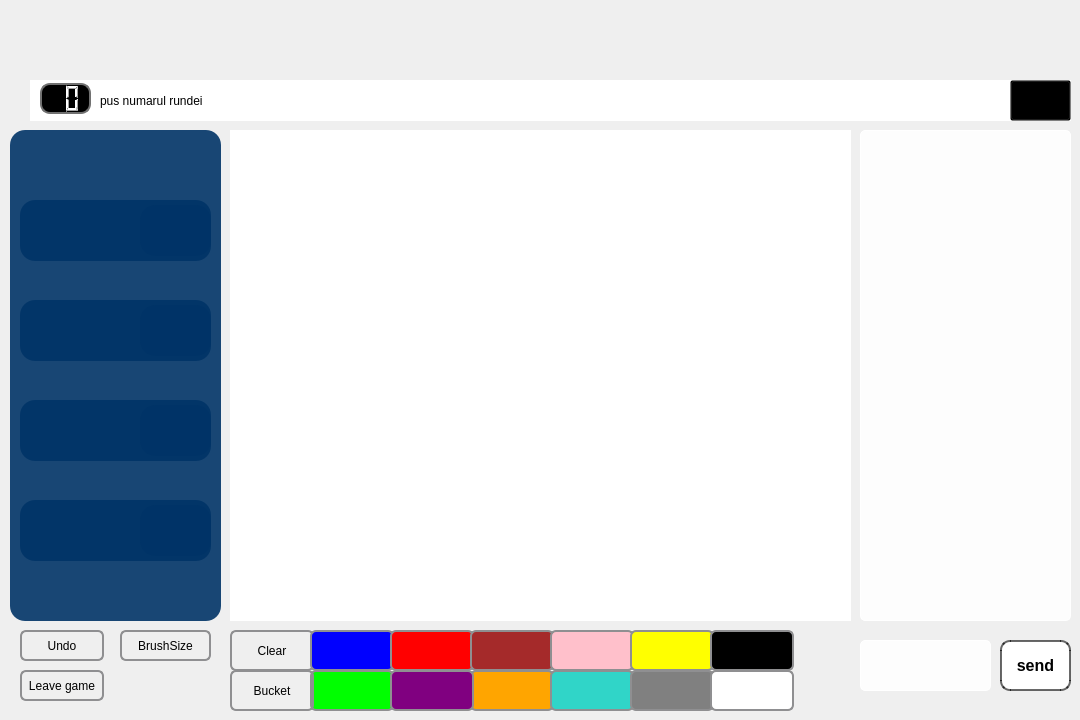
<?xml version="1.0" encoding="UTF-8"?>
<ui version="4.0">
 <class>GameClass</class>
 <widget class="QMainWindow" name="GameClass">
  <property name="geometry">
   <rect>
    <x>0</x>
    <y>0</y>
    <width>1080</width>
    <height>720</height>
   </rect>
  </property>
  <property name="minimumSize">
   <size>
    <width>1080</width>
    <height>720</height>
   </size>
  </property>
  <property name="maximumSize">
   <size>
    <width>1080</width>
    <height>720</height>
   </size>
  </property>
  <property name="windowTitle">
   <string>Game</string>
  </property>
  <widget class="QWidget" name="centralWidget">
   <widget class="QLabel" name="background">
    <property name="geometry">
     <rect>
      <x>0</x>
      <y>0</y>
      <width>1080</width>
      <height>720</height>
     </rect>
    </property>
    <property name="styleSheet">
     <string notr="true">background-image: url(:/background/pattern.png);</string>
    </property>
    <property name="text">
     <string/>
    </property>
    <property name="scaledContents">
     <bool>true</bool>
    </property>
   </widget>
   <widget class="QLabel" name="logo">
    <property name="geometry">
     <rect>
      <x>30</x>
      <y>20</y>
      <width>201</width>
      <height>51</height>
     </rect>
    </property>
    <property name="styleSheet">
     <string notr="true">QLabel
{
background: transparent;
border-image: url(:/background/logo.png);
}</string>
    </property>
    <property name="text">
     <string/>
    </property>
   </widget>
   <widget class="DrawingWidget" name="drawingArea">
    <property name="geometry">
     <rect>
      <x>230</x>
      <y>130</y>
      <width>621</width>
      <height>491</height>
     </rect>
    </property>
    <property name="styleSheet">
     <string notr="true">background-color: rgb(255, 255, 255);</string>
    </property>
    <property name="text">
     <string notr="true"/>
    </property>
   </widget>
   <widget class="QLabel" name="topFrame">
    <property name="geometry">
     <rect>
      <x>30</x>
      <y>80</y>
      <width>1041</width>
      <height>41</height>
     </rect>
    </property>
    <property name="styleSheet">
     <string notr="true">background-color: rgb(255, 255, 255);</string>
    </property>
    <property name="text">
     <string/>
    </property>
   </widget>
   <widget class="QLabel" name="roundLabel">
    <property name="geometry">
     <rect>
      <x>100</x>
      <y>80</y>
      <width>111</width>
      <height>41</height>
     </rect>
    </property>
    <property name="styleSheet">
     <string notr="true">QLabel{
background: transparent;
}</string>
    </property>
    <property name="text">
     <string>pus numarul rundei</string>
    </property>
   </widget>
   <widget class="QPlainTextEdit" name="chat">
    <property name="geometry">
     <rect>
      <x>860</x>
      <y>130</y>
      <width>211</width>
      <height>491</height>
     </rect>
    </property>
    <property name="styleSheet">
     <string notr="true">QPlainTextEdit {
	background:transparent;
    background-color: rgba(255, 255, 255, 0.9); /* Alb cu transparență pentru a lăsa să se întrevadă fundalul */
    color: rgb(0, 0, 0); /* Textul în culoarea neagră pentru citire ușoară */
    border: 1px solid rgb(255, 255, 255); /* Bordură albă clară */
    border-radius: 5px; /* Margini rotunjite */
    padding: 5px; /* Spațiere internă pentru text */
    font-size: 16px; /* Mărimea fontului adecvată */

}</string>
    </property>
    <property name="inputMethodHints">
     <set>Qt::ImhNoEditMenu|Qt::ImhNoTextHandles</set>
    </property>
    <property name="readOnly">
     <bool>true</bool>
    </property>
   </widget>
   <widget class="QPushButton" name="SendMesageButton">
    <property name="geometry">
     <rect>
      <x>1000</x>
      <y>640</y>
      <width>71</width>
      <height>51</height>
     </rect>
    </property>
    <property name="styleSheet">
     <string notr="true">QPushButton {
background:transparent;
    background-color: rgb(255, 255, 255);
    color: rgb(0, 0, 0); /* text negru */
    border-style: solid;
    border-width: 2px;
    border-radius: 10px; /* colțuri rotunjite */
    border-color: rgba(0, 0, 0, 150);
    padding: 5px;
    font-size: 16px;
    font-weight: bold;
}

QPushButton:hover {
    background-color: rgba(255, 255, 255, 200); /* mai puțin transparent când treci cu mouse-ul peste */
}

QPushButton:pressed {
    background-color: rgba(255, 255, 255, 100); /* mai transparent când este apăsat */
}
</string>
    </property>
    <property name="text">
     <string>send</string>
    </property>
   </widget>
   <widget class="QTextEdit" name="textEdit">
    <property name="geometry">
     <rect>
      <x>860</x>
      <y>640</y>
      <width>131</width>
      <height>51</height>
     </rect>
    </property>
    <property name="styleSheet">
     <string notr="true">QTextEdit {
	background:transparent;
    background-color: rgba(255, 255, 255, 0.9); /* Alb cu transparență pentru a lăsa să se întrevadă fundalul */
    color: rgb(0, 0, 0); /* Textul în culoarea neagră pentru citire ușoară */
    border: 1px solid rgb(255, 255, 255); /* Bordură albă clară */
    border-radius: 5px; /* Margini rotunjite */
    padding: 5px; /* Spațiere internă pentru text */
    font-size: 16px; /* Mărimea fontului adecvată */

}</string>
    </property>
   </widget>
   <widget class="QPushButton" name="SettingsButton">
    <property name="geometry">
     <rect>
      <x>1010</x>
      <y>80</y>
      <width>61</width>
      <height>41</height>
     </rect>
    </property>
    <property name="styleSheet">
     <string notr="true">QPushButton{
image: url(:/background/settings.gif);
background-color: rgb(255, 255, 255);
background: transparent;
}</string>
    </property>
    <property name="text">
     <string/>
    </property>
   </widget>
   <widget class="QPushButton" name="Clear">
    <property name="geometry">
     <rect>
      <x>230</x>
      <y>630</y>
      <width>84</width>
      <height>41</height>
     </rect>
    </property>
    <property name="styleSheet">
     <string notr="true">QPushButton {
    border: 2px solid #8f8f91;
    border-radius: 6px;
    background-color: qlineargradient(x1:0, y1:0, x2:0, y2:1,
                                      stop:0 #f6f7fa, stop:1 #dadbde);
    min-width: 80px;
}

QPushButton:pressed 
{
    background-color: qlineargradient(x1:0, y1:0, x2:0, y2:1,
                                      stop:0 #dadbde, stop:1 #f6f7fa);
}

QPushButton:flat 
{
    border: none; /* no border for a flat push button */
}

QPushButton:default
 {
    border-color: navy; /* make the default button prominent */
}</string>
    </property>
    <property name="text">
     <string>Clear</string>
    </property>
   </widget>
   <widget class="QPushButton" name="Albastru">
    <property name="geometry">
     <rect>
      <x>310</x>
      <y>630</y>
      <width>84</width>
      <height>41</height>
     </rect>
    </property>
    <property name="styleSheet">
     <string notr="true">QPushButton
 {
    border: 2px solid #8f8f91;
    border-radius: 6px;
    background-color: rgb(0, 0, 255);
    min-width: 80px;
}

QPushButton:pressed 
{
    background-color: qlineargradient(x1:0, y1:0, x2:0, y2:1,
                                      stop:0 #dadbde, stop:1 #f6f7fa);
}

QPushButton:flat 
{
    border: none; /* no border for a flat push button */
}

QPushButton:default 
{
    border-color: navy; /* make the default button prominent */
}</string>
    </property>
    <property name="text">
     <string/>
    </property>
   </widget>
   <widget class="QPushButton" name="Verde">
    <property name="geometry">
     <rect>
      <x>310</x>
      <y>670</y>
      <width>84</width>
      <height>41</height>
     </rect>
    </property>
    <property name="styleSheet">
     <string notr="true">QPushButton
 {
    border: 2px solid #8f8f91;
    border-radius: 6px;
    background-color: rgb(0, 255, 0);
    min-width: 80px;
}

QPushButton:pressed 
{
    background-color: qlineargradient(x1:0, y1:0, x2:0, y2:1,
                                      stop:0 #dadbde, stop:1 #f6f7fa);
}

QPushButton:flat 
{
    border: none; /* no border for a flat push button */
}

QPushButton:default 
{
    border-color: navy; /* make the default button prominent */
}</string>
    </property>
    <property name="text">
     <string/>
    </property>
   </widget>
   <widget class="QPushButton" name="Rosu">
    <property name="geometry">
     <rect>
      <x>390</x>
      <y>630</y>
      <width>84</width>
      <height>41</height>
     </rect>
    </property>
    <property name="styleSheet">
     <string notr="true">QPushButton
 {
    border: 2px solid #8f8f91;
    border-radius: 6px;
    background-color: rgb(255, 0, 0);
    min-width: 80px;
}

QPushButton:pressed 
{
    background-color: qlineargradient(x1:0, y1:0, x2:0, y2:1,
                                      stop:0 #dadbde, stop:1 #f6f7fa);
}

QPushButton:flat 
{
    border: none; /* no border for a flat push button */
}

QPushButton:default 
{
    border-color: navy; /* make the default button prominent */
}</string>
    </property>
    <property name="text">
     <string/>
    </property>
   </widget>
   <widget class="QPushButton" name="Orange">
    <property name="geometry">
     <rect>
      <x>470</x>
      <y>670</y>
      <width>84</width>
      <height>41</height>
     </rect>
    </property>
    <property name="styleSheet">
     <string notr="true">QPushButton
 {
    border: 2px solid #8f8f91;
    border-radius: 6px;
    background-color: #FFA500;
    min-width: 80px;
}

QPushButton:pressed 
{
    background-color: qlineargradient(x1:0, y1:0, x2:0, y2:1,
                                      stop:0 #dadbde, stop:1 #f6f7fa);
}

QPushButton:flat 
{
    border: none; /* no border for a flat push button */
}

QPushButton:default 
{
    border-color: navy; /* make the default button prominent */
}</string>
    </property>
    <property name="text">
     <string/>
    </property>
   </widget>
   <widget class="QPushButton" name="Purple">
    <property name="geometry">
     <rect>
      <x>390</x>
      <y>670</y>
      <width>84</width>
      <height>41</height>
     </rect>
    </property>
    <property name="styleSheet">
     <string notr="true">QPushButton
 {
    border: 2px solid #8f8f91;
    border-radius: 6px;
    background-color: #800080;
    min-width: 80px;
}

QPushButton:pressed 
{
    background-color: qlineargradient(x1:0, y1:0, x2:0, y2:1,
                                      stop:0 #dadbde, stop:1 #f6f7fa);
}

QPushButton:flat 
{
    border: none; /* no border for a flat push button */
}

QPushButton:default 
{
    border-color: navy; /* make the default button prominent */
}</string>
    </property>
    <property name="text">
     <string/>
    </property>
   </widget>
   <widget class="QPushButton" name="Brown">
    <property name="geometry">
     <rect>
      <x>470</x>
      <y>630</y>
      <width>84</width>
      <height>41</height>
     </rect>
    </property>
    <property name="styleSheet">
     <string notr="true">QPushButton
 {
    border: 2px solid #8f8f91;
    border-radius: 6px;
    background-color: #A52A2A;
    min-width: 80px;
}

QPushButton:pressed 
{
    background-color: qlineargradient(x1:0, y1:0, x2:0, y2:1,
                                      stop:0 #dadbde, stop:1 #f6f7fa);
}

QPushButton:flat 
{
    border: none; /* no border for a flat push button */
}

QPushButton:default 
{
    border-color: navy; /* make the default button prominent */
}</string>
    </property>
    <property name="text">
     <string/>
    </property>
   </widget>
   <widget class="QPushButton" name="Pink">
    <property name="geometry">
     <rect>
      <x>550</x>
      <y>630</y>
      <width>84</width>
      <height>41</height>
     </rect>
    </property>
    <property name="styleSheet">
     <string notr="true">QPushButton
 {
    border: 2px solid #8f8f91;
    border-radius: 6px;
    background-color: #FFC0CB;
    min-width: 80px;
}

QPushButton:pressed 
{
    background-color: qlineargradient(x1:0, y1:0, x2:0, y2:1,
                                      stop:0 #dadbde, stop:1 #f6f7fa);
}

QPushButton:flat 
{
    border: none; /* no border for a flat push button */
}

QPushButton:default 
{
    border-color: navy; /* make the default button prominent */
}</string>
    </property>
    <property name="text">
     <string/>
    </property>
   </widget>
   <widget class="QPushButton" name="Yellow">
    <property name="geometry">
     <rect>
      <x>630</x>
      <y>630</y>
      <width>84</width>
      <height>41</height>
     </rect>
    </property>
    <property name="styleSheet">
     <string notr="true">QPushButton
 {
    border: 2px solid #8f8f91;
    border-radius: 6px;
    background-color: #FFFF00;
    min-width: 80px;
}

QPushButton:pressed 
{
    background-color: qlineargradient(x1:0, y1:0, x2:0, y2:1,
                                      stop:0 #dadbde, stop:1 #f6f7fa);
}

QPushButton:flat 
{
    border: none; /* no border for a flat push button */
}

QPushButton:default 
{
    border-color: navy; /* make the default button prominent */
}</string>
    </property>
    <property name="text">
     <string/>
    </property>
   </widget>
   <widget class="QPushButton" name="Black">
    <property name="geometry">
     <rect>
      <x>710</x>
      <y>630</y>
      <width>84</width>
      <height>41</height>
     </rect>
    </property>
    <property name="styleSheet">
     <string notr="true">QPushButton
 {
    border: 2px solid #8f8f91;
    border-radius: 6px;
 	background-color: #000000;
    min-width: 80px;
}

QPushButton:pressed 
{
    background-color: qlineargradient(x1:0, y1:0, x2:0, y2:1,
                                      stop:0 #dadbde, stop:1 #f6f7fa);
}

QPushButton:flat 
{
    border: none; /* no border for a flat push button */
}

QPushButton:default 
{
    border-color: navy; /* make the default button prominent */
}</string>
    </property>
    <property name="text">
     <string/>
    </property>
   </widget>
   <widget class="QPushButton" name="Turquoise">
    <property name="geometry">
     <rect>
      <x>550</x>
      <y>670</y>
      <width>84</width>
      <height>41</height>
     </rect>
    </property>
    <property name="styleSheet">
     <string notr="true">QPushButton
 {
    border: 2px solid #8f8f91;
    border-radius: 6px;
	background-color: #30D5C8;
    min-width: 80px;
}

QPushButton:pressed 
{
    background-color: qlineargradient(x1:0, y1:0, x2:0, y2:1,
                                      stop:0 #dadbde, stop:1 #f6f7fa);
}

QPushButton:flat 
{
    border: none; /* no border for a flat push button */
}

QPushButton:default 
{
    border-color: navy; /* make the default button prominent */
}</string>
    </property>
    <property name="text">
     <string/>
    </property>
   </widget>
   <widget class="QPushButton" name="Grey">
    <property name="geometry">
     <rect>
      <x>630</x>
      <y>670</y>
      <width>84</width>
      <height>41</height>
     </rect>
    </property>
    <property name="styleSheet">
     <string notr="true">QPushButton
 {
    border: 2px solid #8f8f91;
    border-radius: 6px;
    background-color: #808080;
    min-width: 80px;
}

QPushButton:pressed 
{
    background-color: qlineargradient(x1:0, y1:0, x2:0, y2:1,
                                      stop:0 #dadbde, stop:1 #f6f7fa);
}

QPushButton:flat 
{
    border: none; /* no border for a flat push button */
}

QPushButton:default 
{
    border-color: navy; /* make the default button prominent */
}</string>
    </property>
    <property name="text">
     <string/>
    </property>
   </widget>
   <widget class="QPushButton" name="White">
    <property name="geometry">
     <rect>
      <x>710</x>
      <y>670</y>
      <width>84</width>
      <height>41</height>
     </rect>
    </property>
    <property name="styleSheet">
     <string notr="true">QPushButton
 {
    border: 2px solid #8f8f91;
    border-radius: 6px;
    background-color: #FFFFFF;
    min-width: 80px;
}

QPushButton:pressed 
{
    background-color: qlineargradient(x1:0, y1:0, x2:0, y2:1,
                                      stop:0 #dadbde, stop:1 #f6f7fa);
}

QPushButton:flat 
{
    border: none; /* no border for a flat push button */
}

QPushButton:default 
{
    border-color: navy; /* make the default button prominent */
}</string>
    </property>
    <property name="text">
     <string/>
    </property>
   </widget>
   <widget class="QFrame" name="frame_2">
    <property name="geometry">
     <rect>
      <x>10</x>
      <y>130</y>
      <width>211</width>
      <height>491</height>
     </rect>
    </property>
    <property name="styleSheet">
     <string notr="true">QFrame {background:transparent;
 background-color: rgba(0, 51, 102, 0.9); /* Albastru închis cu transparență mai mare */
    border-radius: 15px; /* Colțuri rotunjite */}</string>
    </property>
    <property name="frameShape">
     <enum>QFrame::StyledPanel</enum>
    </property>
    <property name="frameShadow">
     <enum>QFrame::Raised</enum>
    </property>
    <widget class="QLabel" name="player1_3">
     <property name="geometry">
      <rect>
       <x>10</x>
       <y>70</y>
       <width>191</width>
       <height>61</height>
      </rect>
     </property>
     <property name="styleSheet">
      <string notr="true">QLabel {
    color: rgb(255, 255, 255); /* Text alb pentru contrast maxim */
    font-size: 18px; /* Mărimea fontului pentru lizibilitate îmbunătățită */
    font-weight: bold; /* Font îngroșat pentru a ieși în evidență */
  
}</string>
     </property>
     <property name="text">
      <string>&lt;html&gt;&lt;head/&gt;&lt;body&gt;&lt;p&gt;&lt;br/&gt;&lt;/p&gt;&lt;/body&gt;&lt;/html&gt;</string>
     </property>
     <property name="alignment">
      <set>Qt::AlignLeading|Qt::AlignLeft|Qt::AlignVCenter</set>
     </property>
    </widget>
    <widget class="QLabel" name="player2_3">
     <property name="geometry">
      <rect>
       <x>10</x>
       <y>170</y>
       <width>191</width>
       <height>61</height>
      </rect>
     </property>
     <property name="styleSheet">
      <string notr="true">QLabel {
    color: rgb(255, 255, 255); /* Text alb pentru contrast maxim */
    font-size: 18px; /* Mărimea fontului pentru lizibilitate îmbunătățită */
    font-weight: bold; /* Font îngroșat pentru a ieși în evidență */
  
}</string>
     </property>
     <property name="text">
      <string>&lt;html&gt;&lt;head/&gt;&lt;body&gt;&lt;p align=&quot;center&quot;&gt;&lt;span style=&quot;font-family:'Times New Roman'; font-size:15pt; font-weight:700;  color:#ffffff;&quot;&gt;&lt;/span&gt;&lt;/p&gt;&lt;/body&gt;&lt;/html&gt;</string>
     </property>
     <property name="alignment">
      <set>Qt::AlignLeading|Qt::AlignLeft|Qt::AlignVCenter</set>
     </property>
    </widget>
    <widget class="QLabel" name="player3_3">
     <property name="geometry">
      <rect>
       <x>10</x>
       <y>270</y>
       <width>191</width>
       <height>61</height>
      </rect>
     </property>
     <property name="styleSheet">
      <string notr="true">QLabel {
    color: rgb(255, 255, 255); /* Text alb pentru contrast maxim */
    font-size: 18px; /* Mărimea fontului pentru lizibilitate îmbunătățită */
    font-weight: bold; /* Font îngroșat pentru a ieși în evidență */
  
}</string>
     </property>
     <property name="text">
      <string>&lt;html&gt;&lt;head/&gt;&lt;body&gt;&lt;p align=&quot;center&quot;&gt;&lt;span style=&quot;font-family:'Times New Roman'; font-size:15pt; font-weight:700;  color:#ffffff;&quot;&gt;&lt;/span&gt;&lt;/p&gt;&lt;/body&gt;&lt;/html&gt;</string>
     </property>
     <property name="alignment">
      <set>Qt::AlignLeading|Qt::AlignLeft|Qt::AlignVCenter</set>
     </property>
    </widget>
    <widget class="QLabel" name="player4_3">
     <property name="geometry">
      <rect>
       <x>10</x>
       <y>370</y>
       <width>191</width>
       <height>61</height>
      </rect>
     </property>
     <property name="styleSheet">
      <string notr="true">QLabel {
    color: rgb(255, 255, 255); /* Text alb pentru contrast maxim */
    font-size: 18px; /* Mărimea fontului pentru lizibilitate îmbunătățită */
    font-weight: bold; /* Font îngroșat pentru a ieși în evidență */
  
}</string>
     </property>
     <property name="text">
      <string>&lt;html&gt;&lt;head/&gt;&lt;body&gt;&lt;p align=&quot;center&quot;&gt;&lt;span style=&quot;font-family:'Times New Roman'; font-size:15pt; font-weight:700;  color:#ffffff;&quot;&gt;&lt;/span&gt;&lt;/p&gt;&lt;/body&gt;&lt;/html&gt;</string>
     </property>
     <property name="alignment">
      <set>Qt::AlignLeading|Qt::AlignLeft|Qt::AlignVCenter</set>
     </property>
    </widget>
    <widget class="QLabel" name="player1_score">
     <property name="geometry">
      <rect>
       <x>130</x>
       <y>75</y>
       <width>71</width>
       <height>51</height>
      </rect>
     </property>
     <property name="styleSheet">
      <string notr="true">QLabel {
    color: rgb(255, 255, 255); /* Text alb pentru contrast maxim */
    font-size: 18px; /* Mărimea fontului pentru lizibilitate îmbunătățită */
    font-weight: bold; /* Font îngroșat pentru a ieși în evidență */
  
}</string>
     </property>
     <property name="text">
      <string>&lt;html&gt;&lt;head/&gt;&lt;body&gt;&lt;p&gt;&lt;br/&gt;&lt;/p&gt;&lt;/body&gt;&lt;/html&gt;</string>
     </property>
     <property name="alignment">
      <set>Qt::AlignCenter</set>
     </property>
    </widget>
    <widget class="QLabel" name="player2_score">
     <property name="geometry">
      <rect>
       <x>130</x>
       <y>175</y>
       <width>71</width>
       <height>51</height>
      </rect>
     </property>
     <property name="styleSheet">
      <string notr="true">QLabel {
    color: rgb(255, 255, 255); /* Text alb pentru contrast maxim */
    font-size: 18px; /* Mărimea fontului pentru lizibilitate îmbunătățită */
    font-weight: bold; /* Font îngroșat pentru a ieși în evidență */
  
}</string>
     </property>
     <property name="text">
      <string>&lt;html&gt;&lt;head/&gt;&lt;body&gt;&lt;p&gt;&lt;br/&gt;&lt;/p&gt;&lt;/body&gt;&lt;/html&gt;</string>
     </property>
     <property name="alignment">
      <set>Qt::AlignCenter</set>
     </property>
    </widget>
    <widget class="QLabel" name="player3_score">
     <property name="geometry">
      <rect>
       <x>130</x>
       <y>275</y>
       <width>71</width>
       <height>51</height>
      </rect>
     </property>
     <property name="styleSheet">
      <string notr="true">QLabel {
    color: rgb(255, 255, 255); /* Text alb pentru contrast maxim */
    font-size: 18px; /* Mărimea fontului pentru lizibilitate îmbunătățită */
    font-weight: bold; /* Font îngroșat pentru a ieși în evidență */
  
}</string>
     </property>
     <property name="text">
      <string>&lt;html&gt;&lt;head/&gt;&lt;body&gt;&lt;p&gt;&lt;br/&gt;&lt;/p&gt;&lt;/body&gt;&lt;/html&gt;</string>
     </property>
     <property name="alignment">
      <set>Qt::AlignCenter</set>
     </property>
    </widget>
    <widget class="QLabel" name="player4_score">
     <property name="geometry">
      <rect>
       <x>130</x>
       <y>375</y>
       <width>71</width>
       <height>51</height>
      </rect>
     </property>
     <property name="styleSheet">
      <string notr="true">QLabel {
    color: rgb(255, 255, 255); /* Text alb pentru contrast maxim */
    font-size: 18px; /* Mărimea fontului pentru lizibilitate îmbunătățită */
    font-weight: bold; /* Font îngroșat pentru a ieși în evidență */
  
}</string>
     </property>
     <property name="text">
      <string>&lt;html&gt;&lt;head/&gt;&lt;body&gt;&lt;p&gt;&lt;br/&gt;&lt;/p&gt;&lt;/body&gt;&lt;/html&gt;</string>
     </property>
     <property name="alignment">
      <set>Qt::AlignCenter</set>
     </property>
    </widget>
   </widget>
   <widget class="QPushButton" name="Undo">
    <property name="geometry">
     <rect>
      <x>20</x>
      <y>630</y>
      <width>84</width>
      <height>31</height>
     </rect>
    </property>
    <property name="styleSheet">
     <string notr="true">QPushButton {
    border: 2px solid #8f8f91;
    border-radius: 6px;
    background-color: qlineargradient(x1:0, y1:0, x2:0, y2:1,
                                      stop:0 #f6f7fa, stop:1 #dadbde);
    min-width: 80px;
}

QPushButton:pressed 
{
    background-color: qlineargradient(x1:0, y1:0, x2:0, y2:1,
                                      stop:0 #dadbde, stop:1 #f6f7fa);
}

QPushButton:flat 
{
    border: none; /* no border for a flat push button */
}

QPushButton:default
 {
    border-color: navy; /* make the default button prominent */
}</string>
    </property>
    <property name="text">
     <string>Undo</string>
    </property>
   </widget>
   <widget class="QPushButton" name="BrushSize">
    <property name="geometry">
     <rect>
      <x>120</x>
      <y>630</y>
      <width>91</width>
      <height>31</height>
     </rect>
    </property>
    <property name="styleSheet">
     <string notr="true">QPushButton {
    border: 2px solid #8f8f91;
    border-radius: 6px;
    background-color: qlineargradient(x1:0, y1:0, x2:0, y2:1,
                                      stop:0 #f6f7fa, stop:1 #dadbde);
    min-width: 80px;
}

QPushButton:pressed 
{
    background-color: qlineargradient(x1:0, y1:0, x2:0, y2:1,
                                      stop:0 #dadbde, stop:1 #f6f7fa);
}

QPushButton:flat 
{
    border: none; /* no border for a flat push button */
}

QPushButton:default
 {
    border-color: navy; /* make the default button prominent */
}</string>
    </property>
    <property name="text">
     <string>BrushSize</string>
    </property>
   </widget>
   <widget class="QLCDNumber" name="timer">
    <property name="geometry">
     <rect>
      <x>40</x>
      <y>83</y>
      <width>51</width>
      <height>31</height>
     </rect>
    </property>
    <property name="styleSheet">
     <string notr="true">QLCDNumber{
  background-color: rgb(0, 0, 0);
  border: 2px solid rgb(113, 113, 113);
  border-width: 2px;
  border-radius: 10px;
  color: rgb(255, 255, 255);
}</string>
    </property>
    <property name="digitCount">
     <number>2</number>
    </property>
   </widget>
   <widget class="QPushButton" name="Bucket">
    <property name="geometry">
     <rect>
      <x>230</x>
      <y>670</y>
      <width>84</width>
      <height>41</height>
     </rect>
    </property>
    <property name="styleSheet">
     <string notr="true">QPushButton {
    border: 2px solid #8f8f91;
    border-radius: 6px;
    background-color: qlineargradient(x1:0, y1:0, x2:0, y2:1,
                                      stop:0 #f6f7fa, stop:1 #dadbde);
    min-width: 80px;
}

QPushButton:pressed 
{
    background-color: qlineargradient(x1:0, y1:0, x2:0, y2:1,
                                      stop:0 #dadbde, stop:1 #f6f7fa);
}

QPushButton:flat 
{
    border: none; /* no border for a flat push button */
}

QPushButton:default
 {
    border-color: navy; /* make the default button prominent */
}</string>
    </property>
    <property name="text">
     <string>Bucket</string>
    </property>
   </widget>
   <widget class="QLabel" name="wordLabel">
    <property name="geometry">
     <rect>
      <x>238</x>
      <y>80</y>
      <width>611</width>
      <height>41</height>
     </rect>
    </property>
    <property name="styleSheet">
     <string notr="true">QLabel{
color:black;
font-size:18px;
font-weight:bold;
letter-spacing: 1px;
}</string>
    </property>
    <property name="text">
     <string>&lt;html&gt;&lt;head/&gt;&lt;body&gt;&lt;p&gt;&lt;br/&gt;&lt;/p&gt;&lt;/body&gt;&lt;/html&gt;</string>
    </property>
    <property name="alignment">
     <set>Qt::AlignCenter</set>
    </property>
    <property name="textInteractionFlags">
     <set>Qt::NoTextInteraction</set>
    </property>
   </widget>
   <widget class="QPushButton" name="LeaveGame">
    <property name="geometry">
     <rect>
      <x>20</x>
      <y>670</y>
      <width>84</width>
      <height>31</height>
     </rect>
    </property>
    <property name="styleSheet">
     <string notr="true">QPushButton {
    border: 2px solid #8f8f91;
    border-radius: 6px;
    background-color: qlineargradient(x1:0, y1:0, x2:0, y2:1,
                                      stop:0 #f6f7fa, stop:1 #dadbde);
    min-width: 80px;
}

QPushButton:pressed 
{
    background-color: qlineargradient(x1:0, y1:0, x2:0, y2:1,
                                      stop:0 #dadbde, stop:1 #f6f7fa);
}

QPushButton:flat 
{
    border: none; /* no border for a flat push button */
}

QPushButton:default
 {
    border-color: navy; /* make the default button prominent */
}</string>
    </property>
    <property name="text">
     <string>Leave game</string>
    </property>
   </widget>
  </widget>
 </widget>
 <layoutdefault spacing="6" margin="11"/>
 <customwidgets>
  <customwidget>
   <class>DrawingWidget</class>
   <extends>QLabel</extends>
   <header>DrawingWidget.h</header>
  </customwidget>
 </customwidgets>
 <resources>
  <include location="background.qrc"/>
 </resources>
 <connections/>
</ui>
